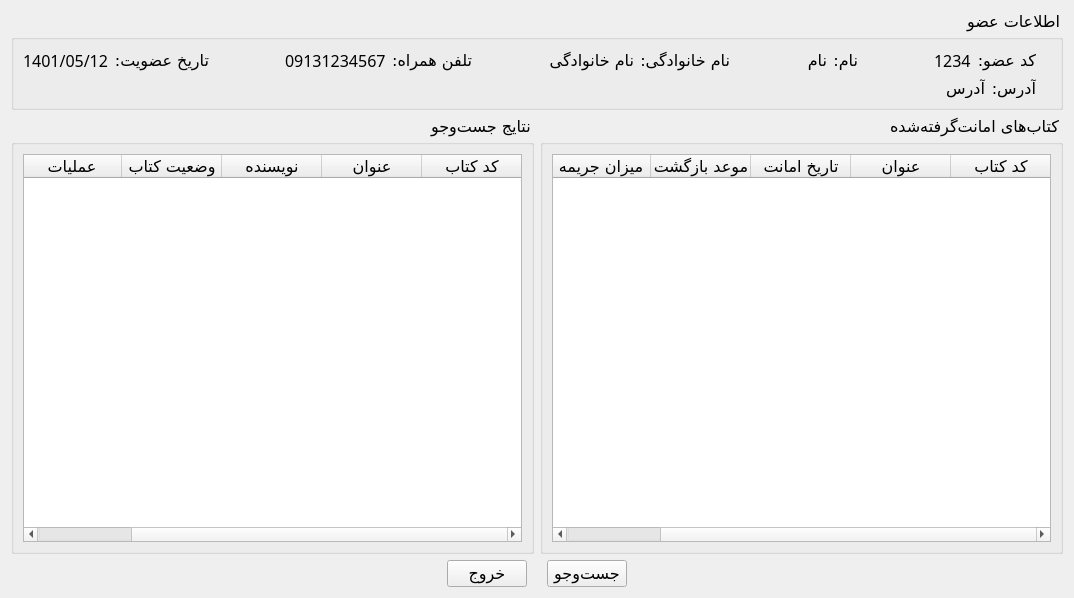
<?xml version="1.0" encoding="UTF-8"?>
<ui version="4.0">
 <class>MemberMainWindow</class>
 <widget class="QWidget" name="MemberMainWindow">
  <property name="geometry">
   <rect>
    <x>0</x>
    <y>0</y>
    <width>1074</width>
    <height>598</height>
   </rect>
  </property>
  <property name="font">
   <font>
    <family>B Nazanin</family>
    <pointsize>12</pointsize>
   </font>
  </property>
  <property name="windowTitle">
   <string>صفحه کاربری عضو</string>
  </property>
  <property name="layoutDirection">
   <enum>Qt::RightToLeft</enum>
  </property>
  <property name="locale">
   <locale language="Persian" country="Iran"/>
  </property>
  <layout class="QVBoxLayout" name="verticalLayout">
   <item>
    <widget class="QGroupBox" name="grp_member_info">
     <property name="title">
      <string>اطلاعات عضو</string>
     </property>
     <layout class="QHBoxLayout" name="horizontalLayout_2">
      <item>
       <widget class="QLabel" name="lbl_img">
        <property name="text">
         <string/>
        </property>
        <property name="pixmap">
         <pixmap resource="resources/resources.qrc">:/icons/user.png</pixmap>
        </property>
       </widget>
      </item>
      <item>
       <layout class="QVBoxLayout" name="vlay_info">
        <item>
         <layout class="QHBoxLayout" name="hlay_info">
          <item>
           <widget class="QLabel" name="lbl_member_id_title">
            <property name="text">
             <string>کد عضو:</string>
            </property>
           </widget>
          </item>
          <item>
           <widget class="QLabel" name="lbl_member_id">
            <property name="text">
             <string>1234</string>
            </property>
           </widget>
          </item>
          <item>
           <spacer name="horizontalSpacer">
            <property name="orientation">
             <enum>Qt::Horizontal</enum>
            </property>
            <property name="sizeHint" stdset="0">
             <size>
              <width>40</width>
              <height>20</height>
             </size>
            </property>
           </spacer>
          </item>
          <item>
           <widget class="QLabel" name="lbl_fname_title">
            <property name="text">
             <string>نام:</string>
            </property>
           </widget>
          </item>
          <item>
           <widget class="QLabel" name="lbl_fname">
            <property name="text">
             <string>نام</string>
            </property>
           </widget>
          </item>
          <item>
           <spacer name="horizontalSpacer_2">
            <property name="orientation">
             <enum>Qt::Horizontal</enum>
            </property>
            <property name="sizeHint" stdset="0">
             <size>
              <width>40</width>
              <height>20</height>
             </size>
            </property>
           </spacer>
          </item>
          <item>
           <widget class="QLabel" name="lbl_lname_title">
            <property name="text">
             <string>نام خانوادگی:</string>
            </property>
           </widget>
          </item>
          <item>
           <widget class="QLabel" name="lbl_lname">
            <property name="text">
             <string>نام خانوادگی</string>
            </property>
           </widget>
          </item>
          <item>
           <spacer name="horizontalSpacer_3">
            <property name="orientation">
             <enum>Qt::Horizontal</enum>
            </property>
            <property name="sizeHint" stdset="0">
             <size>
              <width>40</width>
              <height>20</height>
             </size>
            </property>
           </spacer>
          </item>
          <item>
           <widget class="QLabel" name="lbl_phone_title">
            <property name="text">
             <string>تلفن همراه:</string>
            </property>
           </widget>
          </item>
          <item>
           <widget class="QLabel" name="lbl_phone">
            <property name="text">
             <string>09131234567</string>
            </property>
           </widget>
          </item>
          <item>
           <spacer name="horizontalSpacer_4">
            <property name="orientation">
             <enum>Qt::Horizontal</enum>
            </property>
            <property name="sizeHint" stdset="0">
             <size>
              <width>40</width>
              <height>20</height>
             </size>
            </property>
           </spacer>
          </item>
          <item>
           <widget class="QLabel" name="lbl_register_date_title">
            <property name="text">
             <string>تاریخ عضویت:</string>
            </property>
           </widget>
          </item>
          <item>
           <widget class="QLabel" name="lbl_register_date">
            <property name="text">
             <string>1401/05/12</string>
            </property>
           </widget>
          </item>
         </layout>
        </item>
        <item>
         <layout class="QHBoxLayout" name="hlay__address">
          <item>
           <widget class="QLabel" name="lbl_address_title">
            <property name="text">
             <string>آدرس:</string>
            </property>
           </widget>
          </item>
          <item>
           <widget class="QLabel" name="lbl_address">
            <property name="text">
             <string>آدرس</string>
            </property>
           </widget>
          </item>
          <item>
           <spacer name="horizontalSpacer_5">
            <property name="orientation">
             <enum>Qt::Horizontal</enum>
            </property>
            <property name="sizeHint" stdset="0">
             <size>
              <width>40</width>
              <height>20</height>
             </size>
            </property>
           </spacer>
          </item>
         </layout>
        </item>
       </layout>
      </item>
     </layout>
    </widget>
   </item>
   <item>
    <layout class="QHBoxLayout" name="hlay_book_tables">
     <item>
      <widget class="QGroupBox" name="grp_loaned">
       <property name="title">
        <string>کتاب‌های امانت‌گرفته‌شده</string>
       </property>
       <layout class="QHBoxLayout" name="horizontalLayout_4">
        <item>
         <widget class="QTableWidget" name="tbl_loaned_books">
          <property name="selectionBehavior">
           <enum>QAbstractItemView::SelectRows</enum>
          </property>
          <column>
           <property name="text">
            <string>کد کتاب</string>
           </property>
           <property name="font">
            <font>
             <family>B Nazanin</family>
             <pointsize>12</pointsize>
            </font>
           </property>
          </column>
          <column>
           <property name="text">
            <string>عنوان</string>
           </property>
           <property name="font">
            <font>
             <family>B Nazanin</family>
             <pointsize>12</pointsize>
            </font>
           </property>
          </column>
          <column>
           <property name="text">
            <string>تاریخ امانت</string>
           </property>
           <property name="font">
            <font>
             <family>B Nazanin</family>
             <pointsize>12</pointsize>
            </font>
           </property>
          </column>
          <column>
           <property name="text">
            <string>موعد بازگشت</string>
           </property>
           <property name="font">
            <font>
             <family>B Nazanin</family>
             <pointsize>12</pointsize>
            </font>
           </property>
          </column>
          <column>
           <property name="text">
            <string>میزان جریمه</string>
           </property>
           <property name="font">
            <font>
             <family>B Nazanin</family>
             <pointsize>12</pointsize>
            </font>
           </property>
          </column>
         </widget>
        </item>
       </layout>
      </widget>
     </item>
     <item>
      <widget class="QGroupBox" name="grp_search">
       <property name="title">
        <string>نتایج جست‌وجو</string>
       </property>
       <layout class="QHBoxLayout" name="horizontalLayout_5">
        <item>
         <widget class="QTableWidget" name="tbl_searched_books">
          <property name="selectionBehavior">
           <enum>QAbstractItemView::SelectRows</enum>
          </property>
          <column>
           <property name="text">
            <string>کد کتاب</string>
           </property>
           <property name="font">
            <font>
             <family>B Nazanin</family>
             <pointsize>12</pointsize>
            </font>
           </property>
          </column>
          <column>
           <property name="text">
            <string>عنوان</string>
           </property>
           <property name="font">
            <font>
             <family>B Nazanin</family>
             <pointsize>12</pointsize>
            </font>
           </property>
          </column>
          <column>
           <property name="text">
            <string>نویسنده</string>
           </property>
           <property name="font">
            <font>
             <family>B Nazanin</family>
             <pointsize>12</pointsize>
            </font>
           </property>
          </column>
          <column>
           <property name="text">
            <string>وضعیت کتاب</string>
           </property>
           <property name="font">
            <font>
             <family>B Nazanin</family>
             <pointsize>12</pointsize>
            </font>
           </property>
          </column>
          <column>
           <property name="text">
            <string>عملیات</string>
           </property>
           <property name="font">
            <font>
             <family>B Nazanin</family>
             <pointsize>12</pointsize>
            </font>
           </property>
          </column>
         </widget>
        </item>
       </layout>
      </widget>
     </item>
    </layout>
   </item>
   <item>
    <layout class="QHBoxLayout" name="hlay_buttons">
     <property name="spacing">
      <number>20</number>
     </property>
     <item>
      <spacer name="horizontalSpacer_6">
       <property name="orientation">
        <enum>Qt::Horizontal</enum>
       </property>
       <property name="sizeHint" stdset="0">
        <size>
         <width>40</width>
         <height>20</height>
        </size>
       </property>
      </spacer>
     </item>
     <item>
      <widget class="QPushButton" name="btn_search">
       <property name="text">
        <string>جست‌وجو</string>
       </property>
      </widget>
     </item>
     <item>
      <widget class="QPushButton" name="btn_back">
       <property name="text">
        <string>خروج</string>
       </property>
      </widget>
     </item>
     <item>
      <spacer name="horizontalSpacer_8">
       <property name="orientation">
        <enum>Qt::Horizontal</enum>
       </property>
       <property name="sizeHint" stdset="0">
        <size>
         <width>40</width>
         <height>20</height>
        </size>
       </property>
      </spacer>
     </item>
    </layout>
   </item>
  </layout>
 </widget>
 <resources>
  <include location="resources/resources.qrc"/>
  <include location="resources/resources.qrc"/>
 </resources>
 <connections/>
</ui>
